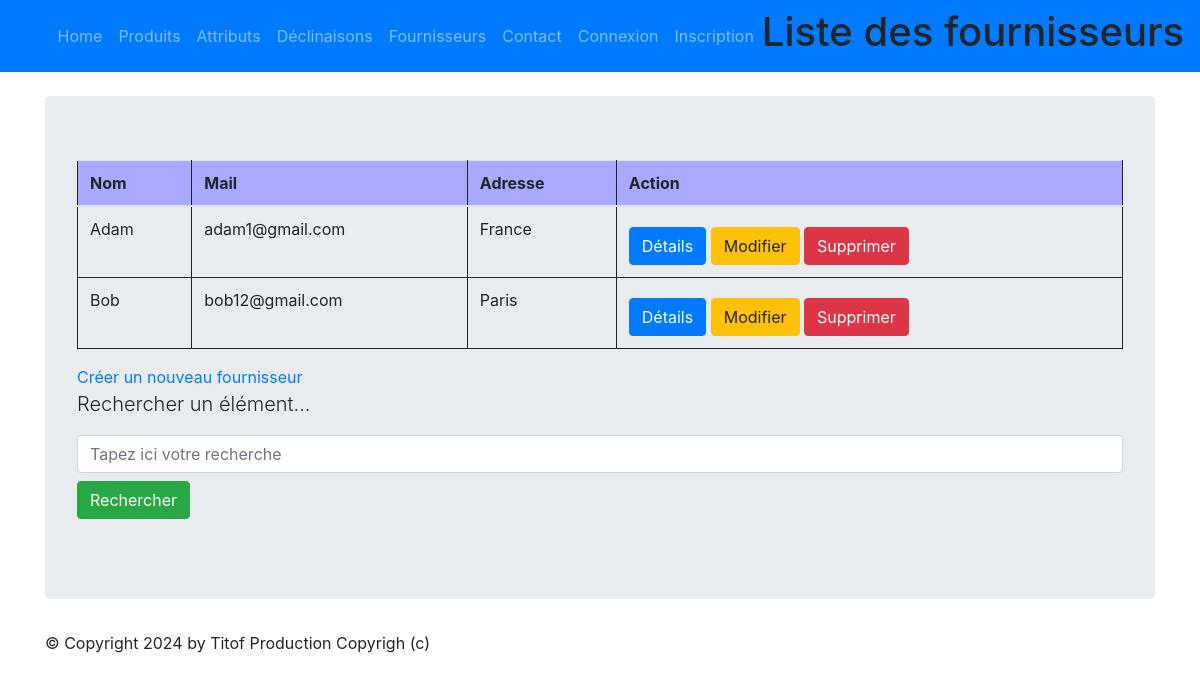
The app's page /monapp/fournisseur/list, older data.
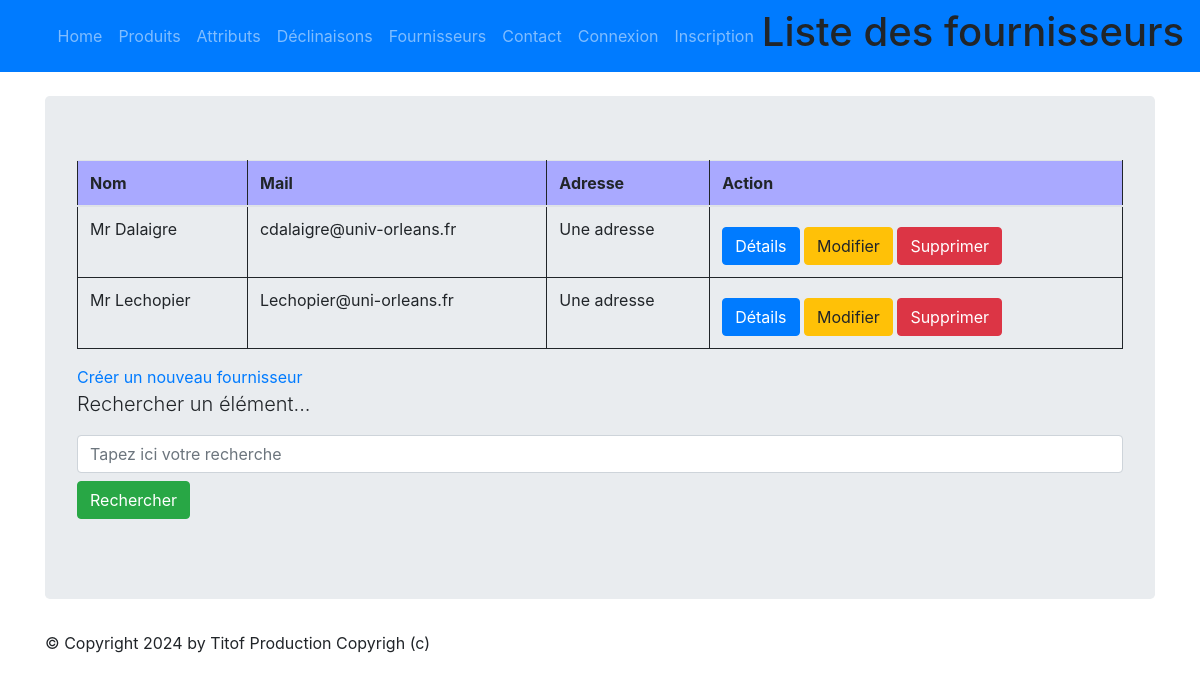
The same page, newer data.
### monapp/models.py (models this page shows)
class Fournisseur(models.Model):
    class Meta:
        verbose_name = "Fournisseur"
        ordering = ['name']
    name = models.CharField(max_length=100)
    mail = models.CharField(max_length=150)
    adresse = models.CharField(max_length=150)

### monapp/views.py (the view)
# urls.py: path("fournisseur/list",views.FournisseurListView.as_view(), name="fournisseur-list"),
class FournisseurListView(ListView):
  model = Fournisseur
  template_name = "monapp/list_fournisseurs.html"
  context_object_name = "fournisseurs"
  def get_queryset(self ):
    query = self.request.GET.get('search')
    if query:
      return Fournisseur.objects.filter(name__icontains=query)
    return Fournisseur.objects.all()
  def get_context_data(self, **kwargs):
    context = super(FournisseurListView, self).get_context_data(**kwargs)
    context['titremenu'] = "Liste des fournisseurs"
    return context

### monapp/templates/monapp/list_fournisseurs.html (shortened to what this page needs)
{% extends 'monapp/base.html' %}
{% block menu %}
<h1>Liste des fournisseurs</h1>
{% endblock %}
{% block contenu %}
<table class="table">
    <thead>
        <th>Nom</th>
        <th>Mail</th>
        <th>Adresse</th>
        <th>Action</th>
    </thead>
    <tbody>
        {% for fournisseur in fournisseurs %}
        <tr>
            <td>{{ fournisseur.name}}</td>
            <td>{{ fournisseur.mail}}</td>
            <td>{{ fournisseur.adresse}}</td>
            <td>
                <a href="{% url 'fournisseur-detail' fournisseur.id %}" class="btn btn-primary mt-2">Détails</a>
                <a href="{% url 'fournisseur-update' fournisseur.id %}" class="btn btn-warning mt-2">Modifier</a>
                <a href="{% url 'fournisseur-delete' fournisseur.id %}" class="btn btn-danger mt-2">Supprimer</a>
            </td>
        </tr>
        {% endfor %}
    </tbody>
</table>
<a href="{% url 'fournisseur-add' %}">Créer un nouveau fournisseur</a>
<p class="lead mb-3 ml-0">Rechercher un élément...</p>
<form method="GET" action="">
<input class="form-control" type="text" name="search" placeholder="Tapez ici votre recherche"
    value="{{ request.GET.search }}">
    <button type="submit" class="btn btn-success mt-2">Rechercher</button>
</form>
{% endblock %}

### monapp/templates/monapp/base.html (shortened to what this page needs)
{% load static %}
<html>
<head>
    <link rel="stylesheet" href="{% static 'styles.css' %}" />
    <link rel="stylesheet" href="{% static 'node_modules/bootstrap/dist/css/bootstrap.min.css' %}">
</head>
<body>
    {% block nav %}
    <nav class="navbar navbar-expand-md navbar-dark bg-primary mb-4">
        <div class="collapse navbar-collapse" id="navbarNav">
            <ul class="navbar-nav ml-auto">
                <li class="nav-item">
                    <a class="nav-link" href="{% url 'home' %}">Home</a>
                </li>
                <li class="nav-item">
                    <a class="nav-link" href="{% url 'product-list' %}">Produits</a>
                </li>
                <li class="nav-item">
                    <a class="nav-link" href="{% url 'attribute-list' %}">Attributs</a>
                </li>
                <a class="nav-link" href="{% url 'item-list' %}">Déclinaisons</a>
                <a class="nav-link" href="{% url 'fournisseur-list' %}">Fournisseurs</a>
                <li class="nav-item">
                    <a class="nav-link" href="{% url 'contact' %}">Contact</a>
                </li>
                {% if user.is_authenticated %}
                <li class="nav-item">
                    <a class="nav-link" href="{% url 'logout' %}">Déconnexion</a>
                </li>
                {%else%}
                <li class="nav-item">
                    <a class="nav-link" href="{% url 'login' %}">Connexion</a>
                </li>
                <li class="nav-item">
                    <a class="nav-link" href="{% url 'register' %}">Inscription</a>
                </li>
                {%endif%}
            </ul>
        </div>
        {% block menu %}{% endblock %}
    </nav>
    {% endblock %}
    <main role="main" class="container top-pushed">
        <div class="jumbotron">
            {% block contenu %}
            {% endblock %}
        </div>
    </main>
    <footer class="footer">
        <div class="container">
            <p>&copy; Copyright {% now "Y" %} by Titof Production Copyrigh (c)</p>
        </div>
    </footer>
</body>
</html>

### static/styles.css (style rules this page uses)
.table { border: 1px solid; border-collapse: collapse; position: relative; width: 100%; }
.table th { border: 1px solid; padding: 5px; background-color: rgb(169, 169, 255); text-emphasis-color: white; }
.table td { border: 1px solid; padding: 5px; }

Row changes from the older to the newer data that the page shows:
removed Fournisseur: name "Adam", mail "adam1@gmail.com", adresse "France"
removed Fournisseur: name "Bob", mail "bob12@gmail.com", adresse "Paris"
added Fournisseur: name "Mr Dalaigre", mail "cdalaigre@univ-orleans.fr", adresse "Une adresse"
added Fournisseur: name "Mr Lechopier", mail "Lechopier@uni-orleans.fr", adresse "Une adresse"
